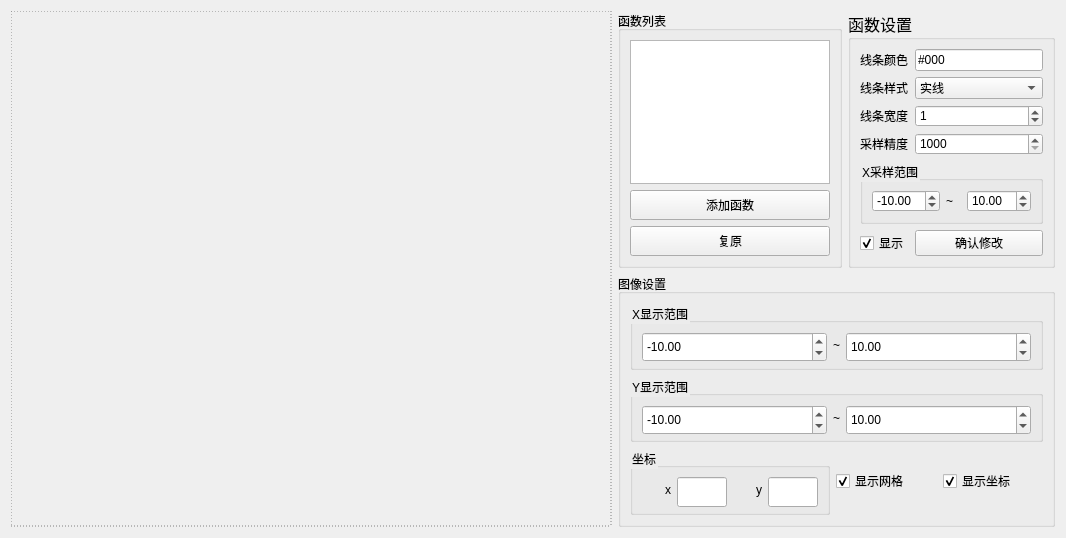
<?xml version="1.0" encoding="UTF-8"?>
<ui version="4.0">
 <class>MainWindow</class>
 <widget class="QWidget" name="MainWindow">
  <property name="geometry">
   <rect>
    <x>0</x>
    <y>0</y>
    <width>1066</width>
    <height>538</height>
   </rect>
  </property>
  <property name="minimumSize">
   <size>
    <width>0</width>
    <height>0</height>
   </size>
  </property>
  <property name="windowTitle">
   <string>funcPlot</string>
  </property>
  <property name="styleSheet">
   <string notr="true">*{
font: 12pt &quot;微软雅黑&quot;;
text-align:center
}</string>
  </property>
  <layout class="QGridLayout" name="gridLayout" rowstretch="1,1">
   <item row="0" column="0" rowspan="2">
    <widget class="Painter" name="wdgFrame">
     <property name="sizePolicy">
      <sizepolicy hsizetype="Expanding" vsizetype="Preferred">
       <horstretch>0</horstretch>
       <verstretch>0</verstretch>
      </sizepolicy>
     </property>
     <property name="minimumSize">
      <size>
       <width>0</width>
       <height>0</height>
      </size>
     </property>
     <property name="maximumSize">
      <size>
       <width>16777215</width>
       <height>16777215</height>
      </size>
     </property>
     <property name="styleSheet">
      <string notr="true">border:1px dotted grey;
</string>
     </property>
    </widget>
   </item>
   <item row="0" column="1">
    <widget class="QGroupBox" name="groupBox_6">
     <property name="maximumSize">
      <size>
       <width>16777215</width>
       <height>16777215</height>
      </size>
     </property>
     <property name="title">
      <string>函数列表</string>
     </property>
     <layout class="QVBoxLayout" name="verticalLayout_6">
      <item>
       <widget class="QListView" name="listFunc">
        <property name="sizePolicy">
         <sizepolicy hsizetype="Preferred" vsizetype="Preferred">
          <horstretch>0</horstretch>
          <verstretch>0</verstretch>
         </sizepolicy>
        </property>
        <property name="maximumSize">
         <size>
          <width>200</width>
          <height>16777215</height>
         </size>
        </property>
        <property name="styleSheet">
         <string notr="true">font-size:12px</string>
        </property>
       </widget>
      </item>
      <item>
       <layout class="QVBoxLayout" name="verticalLayout_4">
        <item>
         <widget class="QPushButton" name="pbtnAddfoo">
          <property name="minimumSize">
           <size>
            <width>0</width>
            <height>30</height>
           </size>
          </property>
          <property name="maximumSize">
           <size>
            <width>16777215</width>
            <height>16777215</height>
           </size>
          </property>
          <property name="text">
           <string>添加函数</string>
          </property>
         </widget>
        </item>
        <item>
         <widget class="QPushButton" name="pbtnReset">
          <property name="minimumSize">
           <size>
            <width>0</width>
            <height>30</height>
           </size>
          </property>
          <property name="maximumSize">
           <size>
            <width>16777215</width>
            <height>16777215</height>
           </size>
          </property>
          <property name="text">
           <string>复原</string>
          </property>
         </widget>
        </item>
       </layout>
      </item>
     </layout>
    </widget>
   </item>
   <item row="0" column="2">
    <widget class="QGroupBox" name="groupBox_5">
     <property name="minimumSize">
      <size>
       <width>0</width>
       <height>0</height>
      </size>
     </property>
     <property name="maximumSize">
      <size>
       <width>207</width>
       <height>16777215</height>
      </size>
     </property>
     <property name="font">
      <font>
       <family>微软雅黑</family>
       <pointsize>12</pointsize>
       <weight>50</weight>
       <italic>false</italic>
       <bold>false</bold>
      </font>
     </property>
     <property name="styleSheet">
      <string notr="true"/>
     </property>
     <property name="title">
      <string>函数设置</string>
     </property>
     <layout class="QGridLayout" name="gridLayout_2">
      <item row="0" column="0">
       <widget class="QLabel" name="label_5">
        <property name="text">
         <string>线条颜色</string>
        </property>
       </widget>
      </item>
      <item row="1" column="1">
       <widget class="QComboBox" name="cbStyle">
        <item>
         <property name="text">
          <string>实线</string>
         </property>
        </item>
        <item>
         <property name="text">
          <string>虚线</string>
         </property>
        </item>
       </widget>
      </item>
      <item row="1" column="0">
       <widget class="QLabel" name="label_7">
        <property name="text">
         <string>线条样式</string>
        </property>
       </widget>
      </item>
      <item row="2" column="0">
       <widget class="QLabel" name="label_8">
        <property name="text">
         <string>线条宽度</string>
        </property>
       </widget>
      </item>
      <item row="4" column="0" colspan="2">
       <widget class="QGroupBox" name="groupBox_7">
        <property name="maximumSize">
         <size>
          <width>16777215</width>
          <height>80</height>
         </size>
        </property>
        <property name="styleSheet">
         <string notr="true">font-size:12px</string>
        </property>
        <property name="title">
         <string>X采样范围</string>
        </property>
        <layout class="QHBoxLayout" name="horizontalLayout_7">
         <item>
          <widget class="QDoubleSpinBox" name="sdbCXmin">
           <property name="showGroupSeparator" stdset="0">
            <bool>false</bool>
           </property>
           <property name="minimum">
            <double>-100.000000000000000</double>
           </property>
           <property name="maximum">
            <double>99.000000000000000</double>
           </property>
           <property name="singleStep">
            <double>0.100000000000000</double>
           </property>
           <property name="stepType">
            <enum>QAbstractSpinBox::DefaultStepType</enum>
           </property>
           <property name="value">
            <double>-10.000000000000000</double>
           </property>
          </widget>
         </item>
         <item>
          <widget class="QLabel" name="label_6">
           <property name="text">
            <string>~</string>
           </property>
          </widget>
         </item>
         <item>
          <widget class="QDoubleSpinBox" name="sdbCXMax">
           <property name="minimum">
            <double>-99.000000000000000</double>
           </property>
           <property name="maximum">
            <double>100.000000000000000</double>
           </property>
           <property name="singleStep">
            <double>0.100000000000000</double>
           </property>
           <property name="value">
            <double>10.000000000000000</double>
           </property>
          </widget>
         </item>
        </layout>
       </widget>
      </item>
      <item row="2" column="1">
       <widget class="QSpinBox" name="sbWidth">
        <property name="value">
         <number>1</number>
        </property>
       </widget>
      </item>
      <item row="3" column="1">
       <widget class="QSpinBox" name="sbStep">
        <property name="minimum">
         <number>1000</number>
        </property>
        <property name="maximum">
         <number>10000000</number>
        </property>
       </widget>
      </item>
      <item row="0" column="1">
       <widget class="QLineEdit" name="edtColor">
        <property name="text">
         <string>#000</string>
        </property>
        <property name="readOnly">
         <bool>true</bool>
        </property>
       </widget>
      </item>
      <item row="3" column="0">
       <widget class="QLabel" name="label_9">
        <property name="text">
         <string>采样精度</string>
        </property>
       </widget>
      </item>
      <item row="6" column="1">
       <widget class="QPushButton" name="pbtnOK">
        <property name="text">
         <string>确认修改</string>
        </property>
       </widget>
      </item>
      <item row="6" column="0">
       <widget class="QCheckBox" name="cbFuncCanDraw">
        <property name="text">
         <string>显示</string>
        </property>
        <property name="checked">
         <bool>true</bool>
        </property>
        <property name="tristate">
         <bool>false</bool>
        </property>
       </widget>
      </item>
     </layout>
    </widget>
   </item>
   <item row="1" column="1" colspan="2">
    <widget class="QGroupBox" name="groupBox">
     <property name="minimumSize">
      <size>
       <width>0</width>
       <height>100</height>
      </size>
     </property>
     <property name="title">
      <string>图像设置</string>
     </property>
     <layout class="QGridLayout" name="gridLayout_3">
      <item row="2" column="0">
       <widget class="QGroupBox" name="groupBox_4">
        <property name="minimumSize">
         <size>
          <width>0</width>
          <height>60</height>
         </size>
        </property>
        <property name="maximumSize">
         <size>
          <width>200</width>
          <height>16777215</height>
         </size>
        </property>
        <property name="styleSheet">
         <string notr="true">font-size:12px</string>
        </property>
        <property name="title">
         <string>坐标</string>
        </property>
        <layout class="QHBoxLayout" name="horizontalLayout_6">
         <item>
          <widget class="QLabel" name="label_3">
           <property name="text">
            <string>x</string>
           </property>
           <property name="alignment">
            <set>Qt::AlignRight|Qt::AlignTrailing|Qt::AlignVCenter</set>
           </property>
          </widget>
         </item>
         <item>
          <widget class="QLineEdit" name="edt_X">
           <property name="minimumSize">
            <size>
             <width>0</width>
             <height>30</height>
            </size>
           </property>
           <property name="maximumSize">
            <size>
             <width>50</width>
             <height>16777215</height>
            </size>
           </property>
           <property name="readOnly">
            <bool>true</bool>
           </property>
          </widget>
         </item>
         <item>
          <widget class="QLabel" name="label_4">
           <property name="text">
            <string>y</string>
           </property>
           <property name="alignment">
            <set>Qt::AlignRight|Qt::AlignTrailing|Qt::AlignVCenter</set>
           </property>
          </widget>
         </item>
         <item>
          <widget class="QLineEdit" name="edt_Y">
           <property name="minimumSize">
            <size>
             <width>0</width>
             <height>30</height>
            </size>
           </property>
           <property name="maximumSize">
            <size>
             <width>50</width>
             <height>16777215</height>
            </size>
           </property>
           <property name="readOnly">
            <bool>true</bool>
           </property>
          </widget>
         </item>
        </layout>
       </widget>
      </item>
      <item row="2" column="1">
       <layout class="QHBoxLayout" name="horizontalLayout">
        <item>
         <widget class="QCheckBox" name="cbGrid">
          <property name="text">
           <string>显示网格</string>
          </property>
          <property name="checked">
           <bool>true</bool>
          </property>
         </widget>
        </item>
        <item>
         <widget class="QCheckBox" name="cbXy">
          <property name="text">
           <string>显示坐标</string>
          </property>
          <property name="checked">
           <bool>true</bool>
          </property>
         </widget>
        </item>
       </layout>
      </item>
      <item row="0" column="0" colspan="2">
       <widget class="QGroupBox" name="groupBox_2">
        <property name="minimumSize">
         <size>
          <width>0</width>
          <height>60</height>
         </size>
        </property>
        <property name="styleSheet">
         <string notr="true">font-size:12px</string>
        </property>
        <property name="title">
         <string>X显示范围</string>
        </property>
        <layout class="QHBoxLayout" name="horizontalLayout_4">
         <item>
          <widget class="QDoubleSpinBox" name="sdbXmin">
           <property name="sizePolicy">
            <sizepolicy hsizetype="Expanding" vsizetype="Fixed">
             <horstretch>0</horstretch>
             <verstretch>0</verstretch>
            </sizepolicy>
           </property>
           <property name="minimumSize">
            <size>
             <width>0</width>
             <height>30</height>
            </size>
           </property>
           <property name="showGroupSeparator" stdset="0">
            <bool>false</bool>
           </property>
           <property name="minimum">
            <double>-100.000000000000000</double>
           </property>
           <property name="maximum">
            <double>99.000000000000000</double>
           </property>
           <property name="singleStep">
            <double>0.100000000000000</double>
           </property>
           <property name="stepType">
            <enum>QAbstractSpinBox::DefaultStepType</enum>
           </property>
           <property name="value">
            <double>-10.000000000000000</double>
           </property>
          </widget>
         </item>
         <item>
          <widget class="QLabel" name="label">
           <property name="text">
            <string>~</string>
           </property>
           <property name="alignment">
            <set>Qt::AlignCenter</set>
           </property>
          </widget>
         </item>
         <item>
          <widget class="QDoubleSpinBox" name="sdbXMax">
           <property name="sizePolicy">
            <sizepolicy hsizetype="Expanding" vsizetype="Fixed">
             <horstretch>0</horstretch>
             <verstretch>0</verstretch>
            </sizepolicy>
           </property>
           <property name="minimumSize">
            <size>
             <width>0</width>
             <height>30</height>
            </size>
           </property>
           <property name="minimum">
            <double>-99.000000000000000</double>
           </property>
           <property name="maximum">
            <double>100.000000000000000</double>
           </property>
           <property name="singleStep">
            <double>0.100000000000000</double>
           </property>
           <property name="value">
            <double>10.000000000000000</double>
           </property>
          </widget>
         </item>
        </layout>
       </widget>
      </item>
      <item row="1" column="0" colspan="2">
       <widget class="QGroupBox" name="groupBox_3">
        <property name="minimumSize">
         <size>
          <width>0</width>
          <height>60</height>
         </size>
        </property>
        <property name="styleSheet">
         <string notr="true">font-size:12px</string>
        </property>
        <property name="title">
         <string>Y显示范围</string>
        </property>
        <layout class="QHBoxLayout" name="horizontalLayout_5">
         <item>
          <widget class="QDoubleSpinBox" name="sdbYmin">
           <property name="sizePolicy">
            <sizepolicy hsizetype="Expanding" vsizetype="Fixed">
             <horstretch>0</horstretch>
             <verstretch>0</verstretch>
            </sizepolicy>
           </property>
           <property name="minimumSize">
            <size>
             <width>0</width>
             <height>30</height>
            </size>
           </property>
           <property name="minimum">
            <double>-100.000000000000000</double>
           </property>
           <property name="maximum">
            <double>99.000000000000000</double>
           </property>
           <property name="singleStep">
            <double>0.100000000000000</double>
           </property>
           <property name="value">
            <double>-10.000000000000000</double>
           </property>
          </widget>
         </item>
         <item>
          <widget class="QLabel" name="label_2">
           <property name="text">
            <string>~</string>
           </property>
           <property name="alignment">
            <set>Qt::AlignCenter</set>
           </property>
          </widget>
         </item>
         <item>
          <widget class="QDoubleSpinBox" name="sdbYMax">
           <property name="sizePolicy">
            <sizepolicy hsizetype="Expanding" vsizetype="Fixed">
             <horstretch>0</horstretch>
             <verstretch>0</verstretch>
            </sizepolicy>
           </property>
           <property name="minimumSize">
            <size>
             <width>0</width>
             <height>30</height>
            </size>
           </property>
           <property name="minimum">
            <double>-99.000000000000000</double>
           </property>
           <property name="maximum">
            <double>100.000000000000000</double>
           </property>
           <property name="singleStep">
            <double>0.100000000000000</double>
           </property>
           <property name="value">
            <double>10.000000000000000</double>
           </property>
          </widget>
         </item>
        </layout>
       </widget>
      </item>
     </layout>
    </widget>
   </item>
  </layout>
 </widget>
 <customwidgets>
  <customwidget>
   <class>Painter</class>
   <extends>QFrame</extends>
   <header>Painter.h</header>
   <container>1</container>
  </customwidget>
 </customwidgets>
 <resources/>
 <connections/>
</ui>
